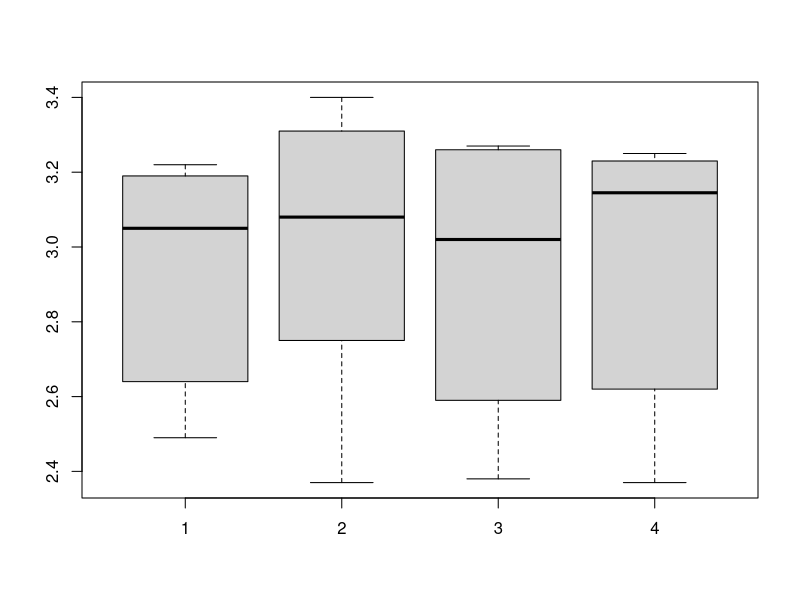

Write R code to recreate this figure.

# Q 3 
y1=c(3.22,3.04,3.06,2.64,3.19,2.49)
y2=c(3.31,2.99,3.17,2.75,3.40,2.37)
y3=c(3.26,3.27,2.93,2.59,3.11,2.38)
y4=c(3.25,3.20,3.09,2.62,3.23,2.37)
boxplot(y1,y2,y3,y4) # vs field
n=length(y1)+length(y2)+length(y3)+length(y4)
Y=matrix(c(y1,y2,y3,y4),nrow = n)
Field=c(rep("1",6),rep("2",6),rep("3",6),rep("4",6))
m=c("A","B","C","D","E","F")
Variety=rep(m,4)
data=data.frame(Y,Field,Variety)
fit=aov(Y~Field+Variety,data=data)
fit
summary(fit)

